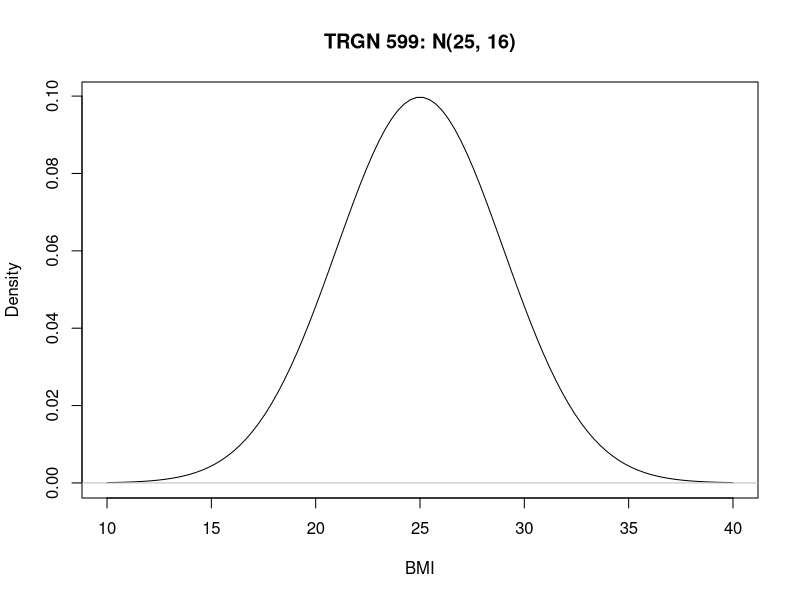
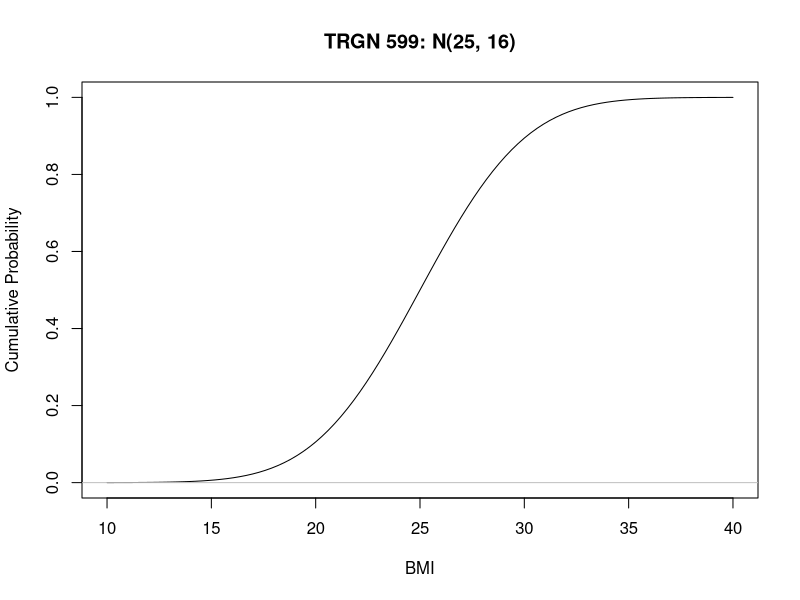

The R source for these figures, in order:
## ---- chunk 1
rnorm(5, mean = 25, sd = 4)
## ---- chunk 2
x <- seq(from = 10, to = 40, length = 100)
## ---- chunk 3
fx <- dnorm(x, mean = 25, sd = 4)
plot(x, fx, type = "l", xlab = "BMI",
     ylab = "Density", main = "TRGN 599: N(25, 16)")
abline(h = 0, col = "gray")
## ---- chunk 4
pnorm(18.5, mean = 25, sd = 4,
        lower.tail = TRUE)
## ---- chunk 5
qnorm(0.05, mean = 25, sd = 4,
      lower.tail = T)
## ---- chunk 6
pnorm(30, mean = 25, sd = 4) - 
  pnorm(25, mean = 25, sd = 4)
## ---- chunk 7
Fx <- pnorm(x, mean = 25, sd = 4)
plot(x, Fx, type = "l", xlab = "BMI",
     ylab = "Cumulative Probability",
     main = "TRGN 599: N(25, 16)")
abline(h = 0, col = "gray")
